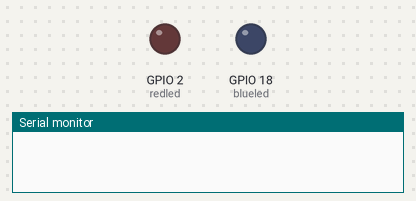
The sketch below on a simulated ESP32. Shown: output pins drawn as LEDs (lit = HIGH), the last lines printed to the serial monitor. A WiFi scan finds three made-up networks.

Above: at 0.0 s.
At 1.1 s:
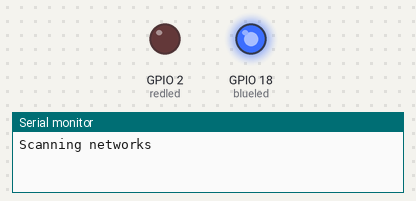
Timing chart, 0 to 2.6 s (numbered marks = the images above):
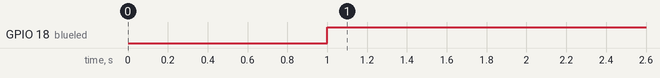

Measured:
- by itself, GPIO 18 (blueled): LOW → HIGH at 1.0 s

The sketch:

WiFi_Scaning.ino
```cpp
#include <WiFi.h>


#define redled 2
#define blueled 18

int num;

void setup() {

  pinMode(redled, OUTPUT);
  pinMode(blueled, OUTPUT);
  Serial.begin(115200);

  WiFi.mode(WIFI_STA);            //in station mode
  WiFi.disconnect();              //disconnect if it is connected previously
  delay(1000);
}

void loop() {

digitalWrite(redled, HIGH);
digitalWrite(blueled, LOW);
digitalWrite(redled, LOW);
digitalWrite(blueled, HIGH);
  Serial.print("\nScanning networks\n");
  num = WiFi.scanNetworks();

  if(num!= 0){

  Serial.print("Number of Networks are ");
  Serial.print(num);

    for (int i = 0; i<num; ++i){
      Serial.print("\n Network No ");
      Serial.print(i+1); Serial.print(": ");

      Serial.print(WiFi.SSID(i));
      Serial.print("(");
      Serial.print(WiFi.RSSI(i));
      Serial.print(") ");
      Serial.print((WiFi.encryptionType(i) == WIFI_AUTH_OPEN) ? " OPEN Da" : " CLOSE Da");
      delay(500);
  }
}

  else {
    Serial.print("No network found.......");
  }

delay(1000);
}
```
